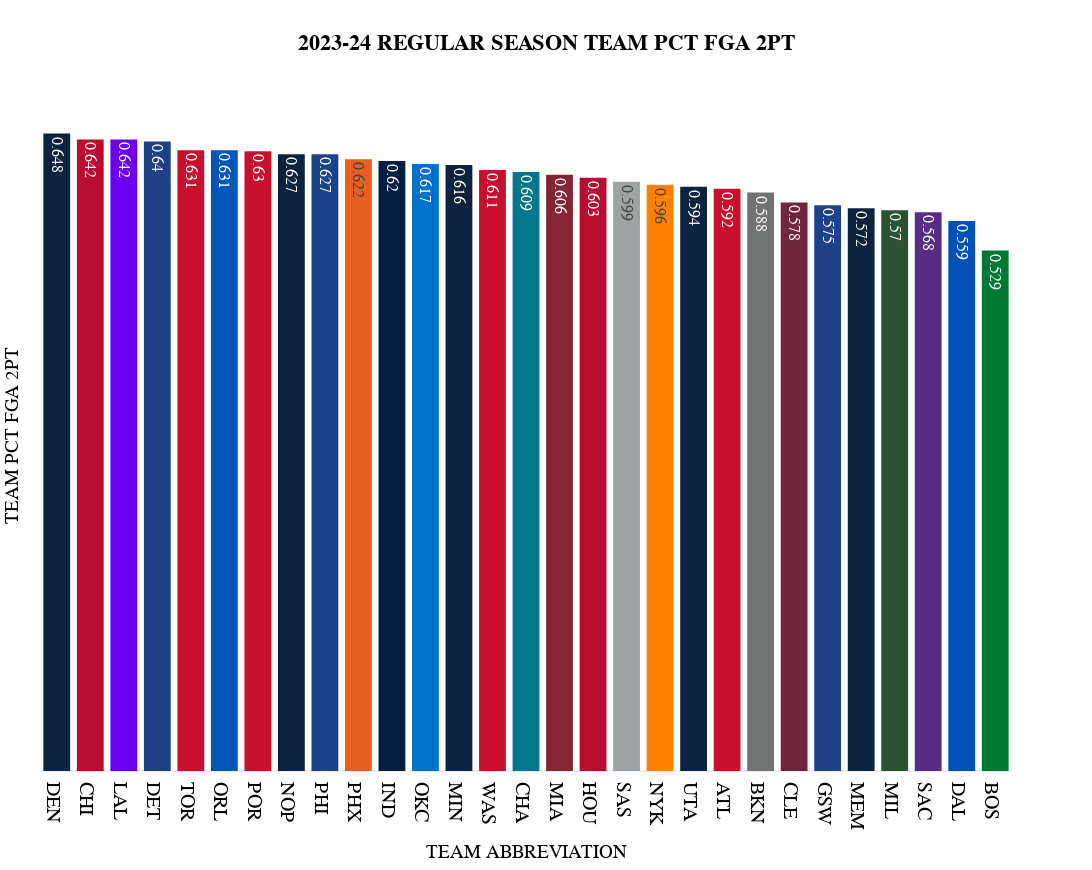

The notebook cell saved with this chart:
### Code cell
fig = px.histogram(
  df_bq2.sort_values(by=sort_category, ascending=False), 
  x="TEAM ABBREVIATION", 
  y="{}".format(sort_category),
  color='TEAM_NAME',
  color_discrete_map=team_color_dict,    
  text_auto=True, 
  title="<b>2023-24 REGULAR SEASON TEAM {}</b>".format(sort_category.replace('_', ' ')),
  template="plotly_white",
  hover_data=['TEAM_NAME', 'GP', 'W', 'L', 'W_PCT', 'MIN', 'PCT_FGA_2PT',
       'PCT_FGA_3PT', 'PCT_PTS_2PT', 'PCT_PTS_2PT_MR', 'PCT_PTS_3PT',
       'PCT_PTS_FB', 'PCT_PTS_FT', 'PCT_PTS_OFF_TOV', 'PCT_PTS_PAINT',
       'PCT_AST_2PM', 'PCT_UAST_2PM', 'PCT_AST_3PM', 'PCT_UAST_3PM',
       'PCT_AST_FGM', 'PCT_UAST_FGM'], 
  height=870, 
  width=1750,
  )

fig.update_layout(
    title_x=0.5,
    hoverlabel=dict(
        bgcolor="white",
        font_size=15,
        font_family="PT Sans Narrow"
    ),
    yaxis = dict(tickfont = dict(size=35)),
    xaxis = dict(tickfont = dict(size=20)),
    font=dict(
        family="PT Sans Narrow",
        size=16,
        color="Black"
    ),
    title_font_family="PT Sans Narrow",
    showlegend=False,
    yaxis_title="TEAM {}".format(sort_category.replace('_', ' ')),
    margin=dict(l=30),
)

fig.update_yaxes(showticklabels=False,showgrid=False)


fig

### Figure 1 — Plotly figure (JSON) as saved in the notebook; plotly's stock layout.template omitted (floating-point values rounded to 4 significant figures)
{"data": [{"alignmentgroup": "True", "bingroup": "x", "histfunc": "sum", "hovertemplate": "TEAM_NAME=Denver Nuggets<br>TEAM ABBREVIATION=%{x}<br>sum of PCT_FGA_2PT=%{y}<extra></extra>", "legendgroup": "Denver Nuggets", "marker": {"color": "#0C2340", "pattern": {"shape": ""}}, "name": "Denver Nuggets", "offsetgroup": "Denver Nuggets", "orientation": "v", "showlegend": true, "texttemplate": "%{value}", "type": "histogram", "x": ["DEN"], "xaxis": "x", "y": [0.648], "yaxis": "y"}, {"alignmentgroup": "True", "bingroup": "x", "histfunc": "sum", "hovertemplate": "TEAM_NAME=Chicago Bulls<br>TEAM ABBREVIATION=%{x}<br>sum of PCT_FGA_2PT=%{y}<extra></extra>", "legendgroup": "Chicago Bulls", "marker": {"color": "#BA0C2F", "pattern": {"shape": ""}}, "name": "Chicago Bulls", "offsetgroup": "Chicago Bulls", "orientation": "v", "showlegend": true, "texttemplate": "%{value}", "type": "histogram", "x": ["CHI"], "xaxis": "x", "y": [0.642], "yaxis": "y"}, {"alignmentgroup": "True", "bingroup": "x", "histfunc": "sum", "hovertemplate": "TEAM_NAME=Los Angeles Lakers<br>TEAM ABBREVIATION=%{x}<br>sum of PCT_FGA_2PT=%{y}<extra></extra>", "legendgroup": "Los Angeles Lakers", "marker": {"color": "#6a00ed", "pattern": {"shape": ""}}, "name": "Los Angeles Lakers", "offsetgroup": "Los Angeles Lakers", "orientation": "v", "showlegend": true, "texttemplate": "%{value}", "type": "histogram", "x": ["LAL"], "xaxis": "x", "y": [0.642], "yaxis": "y"}, {"alignmentgroup": "True", "bingroup": "x", "histfunc": "sum", "hovertemplate": "TEAM_NAME=Detroit Pistons<br>TEAM ABBREVIATION=%{x}<br>sum of PCT_FGA_2PT=%{y}<extra></extra>", "legendgroup": "Detroit Pistons", "marker": {"color": "#1D4289", "pattern": {"shape": ""}}, "name": "Detroit Pistons", "offsetgroup": "Detroit Pistons", "orientation": "v", "showlegend": true, "texttemplate": "%{value}", "type": "histogram", "x": ["DET"], "xaxis": "x", "y": [0.64], "yaxis": "y"}, {"alignmentgroup": "True", "bingroup": "x", "histfunc": "sum", "hovertemplate": "TEAM_NAME=Toronto Raptors<br>TEAM ABBREVIATION=%{x}<br>sum of PCT_FGA_2PT=%{y}<extra></extra>", "legendgroup": "Toronto Raptors", "marker": {"color": "#C8102E", "pattern": {"shape": ""}}, "name": "Toronto Raptors", "offsetgroup": "Toronto Raptors", "orientation": "v", "showlegend": true, "texttemplate": "%{value}", "type": "histogram", "x": ["TOR"], "xaxis": "x", "y": [0.631], "yaxis": "y"}, {"alignmentgroup": "True", "bingroup": "x", "histfunc": "sum", "hovertemplate": "TEAM_NAME=Orlando Magic<br>TEAM ABBREVIATION=%{x}<br>sum of PCT_FGA_2PT=%{y}<extra></extra>", "legendgroup": "Orlando Magic", "marker": {"color": "#0057B7", "pattern": {"shape": ""}}, "name": "Orlando Magic", "offsetgroup": "Orlando Magic", "orientation": "v", "showlegend": true, "texttemplate": "%{value}", "type": "histogram", "x": ["ORL"], "xaxis": "x", "y": [0.631], "yaxis": "y"}, {"alignmentgroup": "True", "bingroup": "x", "histfunc": "sum", "hovertemplate": "TEAM_NAME=Portland Trail Blazers<br>TEAM ABBREVIATION=%{x}<br>sum of PCT_FGA_2PT=%{y}<extra></extra>", "legendgroup": "Portland Trail Blazers", "marker": {"color": "#C8102E", "pattern": {"shape": ""}}, "name": "Portland Trail Blazers", "offsetgroup": "Portland Trail Blazers", "orientation": "v", "showlegend": true, "texttemplate": "%{value}", "type": "histogram", "x": ["POR"], "xaxis": "x", "y": [0.63], "yaxis": "y"}, {"alignmentgroup": "True", "bingroup": "x", "histfunc": "sum", "hovertemplate": "TEAM_NAME=New Orleans Pelicans<br>TEAM ABBREVIATION=%{x}<br>sum of PCT_FGA_2PT=%{y}<extra></extra>", "legendgroup": "New Orleans Pelicans", "marker": {"color": "#0C2340", "pattern": {"shape": ""}}, "name": "New Orleans Pelicans", "offsetgroup": "New Orleans Pelicans", "orientation": "v", "showlegend": true, "texttemplate": "%{value}", "type": "histogram", "x": ["NOP"], "xaxis": "x", "y": [0.627], "yaxis": "y"}, {"alignmentgroup": "True", "bingroup": "x", "histfunc": "sum", "hovertemplate": "TEAM_NAME=Philadelphia 76ers<br>TEAM ABBREVIATION=%{x}<br>sum of PCT_FGA_2PT=%{y}<extra></extra>", "legendgroup": "Philadelphia 76ers", "marker": {"color": "#1D4289", "pattern": {"shape": ""}}, "name": "Philadelphia 76ers", "offsetgroup": "Philadelphia 76ers", "orientation": "v", "showlegend": true, "texttemplate": "%{value}", "type": "histogram", "x": ["PHI"], "xaxis": "x", "y": [0.627], "yaxis": "y"}, {"alignmentgroup": "True", "bingroup": "x", "histfunc": "sum", "hovertemplate": "TEAM_NAME=Phoenix Suns<br>TEAM ABBREVIATION=%{x}<br>sum of PCT_FGA_2PT=%{y}<extra></extra>", "legendgroup": "Phoenix Suns", "marker": {"color": "#e56020", "pattern": {"shape": ""}}, "name": "Phoenix Suns", "offsetgroup": "Phoenix Suns", "orientation": "v", "showlegend": true, "texttemplate": "%{value}", "type": "histogram", "x": ["PHX"], "xaxis": "x", "y": [0.622], "yaxis": "y"}, {"alignmentgroup": "True", "bingroup": "x", "histfunc": "sum", "hovertemplate": "TEAM_NAME=Indiana Pacers<br>TEAM ABBREVIATION=%{x}<br>sum of PCT_FGA_2PT=%{y}<extra></extra>", "legendgroup": "Indiana Pacers", "marker": {"color": "#041E42", "pattern": {"shape": ""}}, "name": "Indiana Pacers", "offsetgroup": "Indiana Pacers", "orientation": "v", "showlegend": true, "texttemplate": "%{value}", "type": "histogram", "x": ["IND"], "xaxis": "x", "y": [0.62], "yaxis": "y"}, {"alignmentgroup": "True", "bingroup": "x", "histfunc": "sum", "hovertemplate": "TEAM_NAME=Oklahoma City Thunder<br>TEAM ABBREVIATION=%{x}<br>sum of PCT_FGA_2PT=%{y}<extra></extra>", "legendgroup": "Oklahoma City Thunder", "marker": {"color": "#0072CE", "pattern": {"shape": ""}}, "name": "Oklahoma City Thunder", "offsetgroup": "Oklahoma City Thunder", "orientation": "v", "showlegend": true, "texttemplate": "%{value}", "type": "histogram", "x": ["OKC"], "xaxis": "x", "y": [0.617], "yaxis": "y"}, {"alignmentgroup": "True", "bingroup": "x", "histfunc": "sum", "hovertemplate": "TEAM_NAME=LA Clippers<br>TEAM ABBREVIATION=%{x}<br>sum of PCT_FGA_2PT=%{y}<extra></extra>", "legendgroup": "LA Clippers", "marker": {"color": "#3860C6", "pattern": {"shape": ""}}, "name": "LA Clippers", "offsetgroup": "LA Clippers", "orientation": "v", "showlegend": true, "texttemplate": "%{value}", "type": "histogram", "x": [null], "xaxis": "x", "y": [0.617], "yaxis": "y"}, {"alignmentgroup": "True", "bingroup": "x", "histfunc": "sum", "hovertemplate": "TEAM_NAME=Minnesota Timberwolves<br>TEAM ABBREVIATION=%{x}<br>sum of PCT_FGA_2PT=%{y}<extra></extra>", "legendgroup": "Minnesota Timberwolves", "marker": {"color": "#0C2340", "pattern": {"shape": ""}}, "name": "Minnesota Timberwolves", "offsetgroup": "Minnesota Timberwolves", "orientation": "v", "showlegend": true, "texttemplate": "%{value}", "type": "histogram", "x": ["MIN"], "xaxis": "x", "y": [0.616], "yaxis": "y"}, {"alignmentgroup": "True", "bingroup": "x", "histfunc": "sum", "hovertemplate": "TEAM_NAME=Washington Wizards<br>TEAM ABBREVIATION=%{x}<br>sum of PCT_FGA_2PT=%{y}<extra></extra>", "legendgroup": "Washington Wizards", "marker": {"color": "#C8102E", "pattern": {"shape": ""}}, "name": "Washington Wizards", "offsetgroup": "Washington Wizards", "orientation": "v", "showlegend": true, "texttemplate": "%{value}", "type": "histogram", "x": ["WAS"], "xaxis": "x", "y": [0.611], "yaxis": "y"}, {"alignmentgroup": "True", "bingroup": "x", "histfunc": "sum", "hovertemplate": "TEAM_NAME=Charlotte Hornets<br>TEAM ABBREVIATION=%{x}<br>sum of PCT_FGA_2PT=%{y}<extra></extra>", "legendgroup": "Charlotte Hornets", "marker": {"color": "#00778B", "pattern": {"shape": ""}}, "name": "Charlotte Hornets", "offsetgroup": "Charlotte Hornets", "orientation": "v", "showlegend": true, "texttemplate": "%{value}", "type": "histogram", "x": ["CHA"], "xaxis": "x", "y": [0.609], "yaxis": "y"}, {"alignmentgroup": "True", "bingroup": "x", "histfunc": "sum", "hovertemplate": "TEAM_NAME=Miami Heat<br>TEAM ABBREVIATION=%{x}<br>sum of PCT_FGA_2PT=%{y}<extra></extra>", "legendgroup": "Miami Heat", "marker": {"color": "#862633", "pattern": {"shape": ""}}, "name": "Miami Heat", "offsetgroup": "Miami Heat", "orientation": "v", "showlegend": true, "texttemplate": "%{value}", "type": "histogram", "x": ["MIA"], "xaxis": "x", "y": [0.606], "yaxis": "y"}, {"alignmentgroup": "True", "bingroup": "x", "histfunc": "sum", "hovertemplate": "TEAM_NAME=Houston Rockets<br>TEAM ABBREVIATION=%{x}<br>sum of PCT_FGA_2PT=%{y}<extra></extra>", "legendgroup": "Houston Rockets", "marker": {"color": "#BA0C2F", "pattern": {"shape": ""}}, "name": "Houston Rockets", "offsetgroup": "Houston Rockets", "orientation": "v", "showlegend": true, "texttemplate": "%{value}", "type": "histogram", "x": ["HOU"], "xaxis": "x", "y": [0.603], "yaxis": "y"}, {"alignmentgroup": "True", "bingroup": "x", "histfunc": "sum", "hovertemplate": "TEAM_NAME=San Antonio Spurs<br>TEAM ABBREVIATION=%{x}<br>sum of PCT_FGA_2PT=%{y}<extra></extra>", "legendgroup": "San Antonio Spurs", "marker": {"color": "#9EA2A2", "pattern": {"shape": ""}}, "name": "San Antonio Spurs", "offsetgroup": "San Antonio Spurs", "orientation": "v", "showlegend": true, "texttemplate": "%{value}", "type": "histogram", "x": ["SAS"], "xaxis": "x", "y": [0.599], "yaxis": "y"}, {"alignmentgroup": "True", "bingroup": "x", "histfunc": "sum", "hovertemplate": "TEAM_NAME=New York Knicks<br>TEAM ABBREVIATION=%{x}<br>sum of PCT_FGA_2PT=%{y}<extra></extra>", "legendgroup": "New York Knicks", "marker": {"color": "#FF8200", "pattern": {"shape": ""}}, "name": "New York Knicks", "offsetgroup": "New York Knicks", "orientation": "v", "showlegend": true, "texttemplate": "%{value}", "type": "histogram", "x": ["NYK"], "xaxis": "x", "y": [0.596], "yaxis": "y"}, {"alignmentgroup": "True", "bingroup": "x", "histfunc": "sum", "hovertemplate": "TEAM_NAME=Utah Jazz<br>TEAM ABBREVIATION=%{x}<br>sum of PCT_FGA_2PT=%{y}<extra></extra>", "legendgroup": "Utah Jazz", "marker": {"color": "#0C2340", "pattern": {"shape": ""}}, "name": "Utah Jazz", "offsetgroup": "Utah Jazz", "orientation": "v", "showlegend": true, "texttemplate": "%{value}", "type": "histogram", "x": ["UTA"], "xaxis": "x", "y": [0.594], "yaxis": "y"}, {"alignmentgroup": "True", "bingroup": "x", "histfunc": "sum", "hovertemplate": "TEAM_NAME=Atlanta Hawks<br>TEAM ABBREVIATION=%{x}<br>sum of PCT_FGA_2PT=%{y}<extra></extra>", "legendgroup": "Atlanta Hawks", "marker": {"color": "#C8102E", "pattern": {"shape": ""}}, "name": "Atlanta Hawks", "offsetgroup": "Atlanta Hawks", "orientation": "v", "showlegend": true, "texttemplate": "%{value}", "type": "histogram", "x": ["ATL"], "xaxis": "x", "y": [0.592], "yaxis": "y"}, {"alignmentgroup": "True", "bingroup": "x", "histfunc": "sum", "hovertemplate": "TEAM_NAME=Brooklyn Nets<br>TEAM ABBREVIATION=%{x}<br>sum of PCT_FGA_2PT=%{y}<extra></extra>", "legendgroup": "Brooklyn Nets", "marker": {"color": "#707372", "pattern": {"shape": ""}}, "name": "Brooklyn Nets", "offsetgroup": "Brooklyn Nets", "orientation": "v", "showlegend": true, "texttemplate": "%{value}", "type": "histogram", "x": ["BKN"], "xaxis": "x", "y": [0.588], "yaxis": "y"}, {"alignmentgroup": "True", "bingroup": "x", "histfunc": "sum", "hovertemplate": "TEAM_NAME=Cleveland Cavaliers<br>TEAM ABBREVIATION=%{x}<br>sum of PCT_FGA_2PT=%{y}<extra></extra>", "legendgroup": "Cleveland Cavaliers", "marker": {"color": "#6F263D", "pattern": {"shape": ""}}, "name": "Cleveland Cavaliers", "offsetgroup": "Cleveland Cavaliers", "orientation": "v", "showlegend": true, "texttemplate": "%{value}", "type": "histogram", "x": ["CLE"], "xaxis": "x", "y": [0.578], "yaxis": "y"}, {"alignmentgroup": "True", "bingroup": "x", "histfunc": "sum", "hovertemplate": "TEAM_NAME=Golden State Warriors<br>TEAM ABBREVIATION=%{x}<br>sum of PCT_FGA_2PT=%{y}<extra></extra>", "legendgroup": "Golden State Warriors", "marker": {"color": "#1D4289", "pattern": {"shape": ""}}, "name": "Golden State Warriors", "offsetgroup": "Golden State Warriors", "orientation": "v", "showlegend": true, "texttemplate": "%{value}", "type": "histogram", "x": ["GSW"], "xaxis": "x", "y": [0.575], "yaxis": "y"}, {"alignmentgroup": "True", "bingroup": "x", "histfunc": "sum", "hovertemplate": "TEAM_NAME=Memphis Grizzlies<br>TEAM ABBREVIATION=%{x}<br>sum of PCT_FGA_2PT=%{y}<extra></extra>", "legendgroup": "Memphis Grizzlies", "marker": {"color": "#0C2340", "pattern": {"shape": ""}}, "name": "Memphis Grizzlies", "offsetgroup": "Memphis Grizzlies", "orientation": "v", "showlegend": true, "texttemplate": "%{value}", "type": "histogram", "x": ["MEM"], "xaxis": "x", "y": [0.572], "yaxis": "y"}, {"alignmentgroup": "True", "bingroup": "x", "histfunc": "sum", "hovertemplate": "TEAM_NAME=Milwaukee Bucks<br>TEAM ABBREVIATION=%{x}<br>sum of PCT_FGA_2PT=%{y}<extra></extra>", "legendgroup": "Milwaukee Bucks", "marker": {"color": "#2C5234", "pattern": {"shape": ""}}, "name": "Milwaukee Bucks", "offsetgroup": "Milwaukee Bucks", "orientation": "v", "showlegend": true, "texttemplate": "%{value}", "type": "histogram", "x": ["MIL"], "xaxis": "x", "y": [0.57], "yaxis": "y"}, {"alignmentgroup": "True", "bingroup": "x", "histfunc": "sum", "hovertemplate": "TEAM_NAME=Sacramento Kings<br>TEAM ABBREVIATION=%{x}<br>sum of PCT_FGA_2PT=%{y}<extra></extra>", "legendgroup": "Sacramento Kings", "marker": {"color": "#582C83", "pattern": {"shape": ""}}, "name": "Sacramento Kings", "offsetgroup": "Sacramento Kings", "orientation": "v", "showlegend": true, "texttemplate": "%{value}", "type": "histogram", "x": ["SAC"], "xaxis": "x", "y": [0.568], "yaxis": "y"}, {"alignmentgroup": "True", "bingroup": "x", "histfunc": "sum", "hovertemplate": "TEAM_NAME=Dallas Mavericks<br>TEAM ABBREVIATION=%{x}<br>sum of PCT_FGA_2PT=%{y}<extra></extra>", "legendgroup": "Dallas Mavericks", "marker": {"color": "#0050B5", "pattern": {"shape": ""}}, "name": "Dallas Mavericks", "offsetgroup": "Dallas Mavericks", "orientation": "v", "showlegend": true, "texttemplate": "%{value}", "type": "histogram", "x": ["DAL"], "xaxis": "x", "y": [0.559], "yaxis": "y"}, {"alignmentgroup": "True", "bingroup": "x", "histfunc": "sum", "hovertemplate": "TEAM_NAME=Boston Celtics<br>TEAM ABBREVIATION=%{x}<br>sum of PCT_FGA_2PT=%{y}<extra></extra>", "legendgroup": "Boston Celtics", "marker": {"color": "#007A33", "pattern": {"shape": ""}}, "name": "Boston Celtics", "offsetgroup": "Boston Celtics", "orientation": "v", "showlegend": true, "texttemplate": "%{value}", "type": "histogram", "x": ["BOS"], "xaxis": "x", "y": [0.529], "yaxis": "y"}], "layout": {"barmode": "relative", "font": {"color": "Black", "family": "PT Sans Narrow", "size": 16}, "height": 870, "hoverlabel": {"bgcolor": "white", "font": {"family": "PT Sans Narrow", "size": 15}}, "legend": {"title": {"text": "TEAM_NAME"}, "tracegroupgap": 0}, "margin": {"l": 30}, "showlegend": false, "title": {"font": {"family": "PT Sans Narrow"}, "text": "<b>2023-24 REGULAR SEASON TEAM PCT FGA 2PT</b>", "x": 0.5}, "width": 1750, "xaxis": {"anchor": "y", "domain": [0, 1], "tickfont": {"size": 20}, "title": {"text": "TEAM ABBREVIATION"}}, "yaxis": {"anchor": "x", "domain": [0, 1], "showgrid": false, "showticklabels": false, "tickfont": {"size": 35}, "title": {"text": "TEAM PCT FGA 2PT"}}}}
